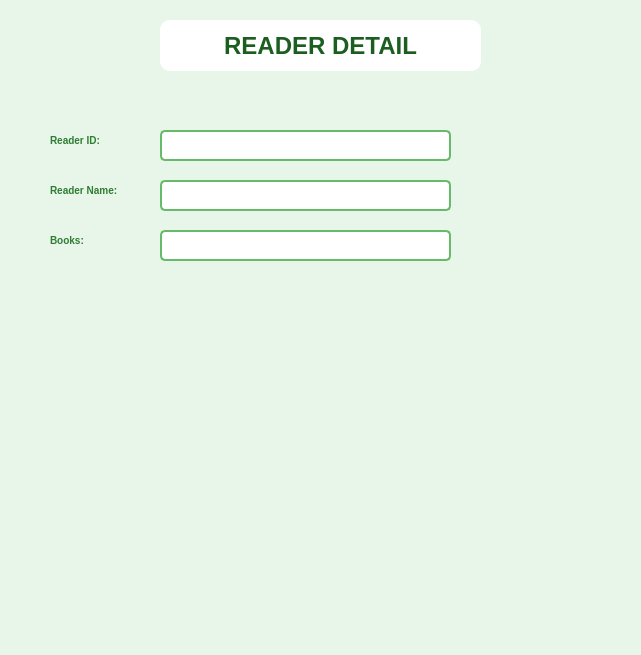
<?xml version="1.0" encoding="UTF-8"?>
<ui version="4.0">
 <class>MainWindow</class>
 <widget class="QMainWindow" name="MainWindow">
  <property name="geometry">
   <rect>
    <x>0</x>
    <y>0</y>
    <width>641</width>
    <height>655</height>
   </rect>
  </property>
  <property name="windowTitle">
   <string>MainWindow</string>
  </property>
  <property name="styleSheet">
   <string notr="true">QWidget {
    background-color: #E8F5E9; /* Xanh lá pastel nhẹ */
}</string>
  </property>
  <widget class="QWidget" name="centralwidget">
   <widget class="QLabel" name="label">
    <property name="geometry">
     <rect>
      <x>160</x>
      <y>20</y>
      <width>321</width>
      <height>51</height>
     </rect>
    </property>
    <property name="styleSheet">
     <string notr="true">QLabel {
    font-size: 24px;
    font-weight: bold;
    color: #1B5E20; /* Xanh lá đậm */
    background-color: white;
    padding: 10px;
    border-radius: 10px;
    text-align: center;
}</string>
    </property>
    <property name="text">
     <string>READER DETAIL</string>
    </property>
    <property name="alignment">
     <set>Qt::AlignCenter</set>
    </property>
   </widget>
   <widget class="QLabel" name="label_2">
    <property name="geometry">
     <rect>
      <x>50</x>
      <y>130</y>
      <width>91</width>
      <height>21</height>
     </rect>
    </property>
    <property name="styleSheet">
     <string notr="true">QLabel {
    font-size: 10px;
    font-weight: bold;
    color: #2E7D32; /* Xanh lá đậm */
}</string>
    </property>
    <property name="text">
     <string>Reader ID:</string>
    </property>
   </widget>
   <widget class="QLineEdit" name="lineEditReaderID">
    <property name="geometry">
     <rect>
      <x>160</x>
      <y>130</y>
      <width>291</width>
      <height>31</height>
     </rect>
    </property>
    <property name="styleSheet">
     <string notr="true">QLineEdit {
    background-color: #FFFFFF; /* Nền trắng */
    color: #1B5E20; /* Chữ xanh lá đậm */
    border-radius: 5px; /* Bo góc */
    padding: 6px 10px;
    font-size: 14px;
    font-weight: bold;
    border: 2px solid #66BB6A; /* Viền xanh lá nhạt */
}

/* Khi hover vào ô nhập */
QLineEdit:hover {
    background-color: #C8E6C9; /* Xanh lá nhạt */
    border: 2px solid #388E3C; /* Viền xanh lá đậm hơn */
}

/* Khi ô nhập có focus */
QLineEdit:focus {
    background-color: #A5D6A7; /* Màu xanh lá sáng khi nhập */
    border: 2px solid #2E7D32; /* Viền xanh lá đậm hơn */
}
</string>
    </property>
   </widget>
   <widget class="QLineEdit" name="lineEditReaderName">
    <property name="geometry">
     <rect>
      <x>160</x>
      <y>180</y>
      <width>291</width>
      <height>31</height>
     </rect>
    </property>
    <property name="styleSheet">
     <string notr="true">QLineEdit {
    background-color: #FFFFFF; /* Nền trắng */
    color: #1B5E20; /* Chữ xanh lá đậm */
    border-radius: 5px; /* Bo góc */
    padding: 6px 10px;
    font-size: 14px;
    font-weight: bold;
    border: 2px solid #66BB6A; /* Viền xanh lá nhạt */
}

/* Khi hover vào ô nhập */
QLineEdit:hover {
    background-color: #C8E6C9; /* Xanh lá nhạt */
    border: 2px solid #388E3C; /* Viền xanh lá đậm hơn */
}

/* Khi ô nhập có focus */
QLineEdit:focus {
    background-color: #A5D6A7; /* Màu xanh lá sáng khi nhập */
    border: 2px solid #2E7D32; /* Viền xanh lá đậm hơn */
}
</string>
    </property>
   </widget>
   <widget class="QLabel" name="label_3">
    <property name="geometry">
     <rect>
      <x>50</x>
      <y>180</y>
      <width>91</width>
      <height>21</height>
     </rect>
    </property>
    <property name="styleSheet">
     <string notr="true">QLabel {
    font-size: 10px;
    font-weight: bold;
    color: #2E7D32; /* Xanh lá đậm */
}</string>
    </property>
    <property name="text">
     <string>Reader Name:</string>
    </property>
   </widget>
   <widget class="QLineEdit" name="lineEditReaderBooks">
    <property name="geometry">
     <rect>
      <x>160</x>
      <y>230</y>
      <width>291</width>
      <height>31</height>
     </rect>
    </property>
    <property name="styleSheet">
     <string notr="true">QLineEdit {
    background-color: #FFFFFF; /* Nền trắng */
    color: #1B5E20; /* Chữ xanh lá đậm */
    border-radius: 5px; /* Bo góc */
    padding: 6px 10px;
    font-size: 14px;
    font-weight: bold;
    border: 2px solid #66BB6A; /* Viền xanh lá nhạt */
}

/* Khi hover vào ô nhập */
QLineEdit:hover {
    background-color: #C8E6C9; /* Xanh lá nhạt */
    border: 2px solid #388E3C; /* Viền xanh lá đậm hơn */
}

/* Khi ô nhập có focus */
QLineEdit:focus {
    background-color: #A5D6A7; /* Màu xanh lá sáng khi nhập */
    border: 2px solid #2E7D32; /* Viền xanh lá đậm hơn */
}
</string>
    </property>
   </widget>
   <widget class="QLabel" name="label_7">
    <property name="geometry">
     <rect>
      <x>50</x>
      <y>230</y>
      <width>91</width>
      <height>21</height>
     </rect>
    </property>
    <property name="styleSheet">
     <string notr="true">QLabel {
    font-size: 10px;
    font-weight: bold;
    color: #2E7D32; /* Xanh lá đậm */
}</string>
    </property>
    <property name="text">
     <string>Books:</string>
    </property>
   </widget>
   <widget class="QLabel" name="label_4">
    <property name="geometry">
     <rect>
      <x>-10</x>
      <y>-30</y>
      <width>651</width>
      <height>641</height>
     </rect>
    </property>
    <property name="text">
     <string/>
    </property>
    <property name="pixmap">
     <pixmap>../images/pic_readdetail.jpg</pixmap>
    </property>
    <property name="scaledContents">
     <bool>true</bool>
    </property>
   </widget>
   <zorder>label_4</zorder>
   <zorder>label</zorder>
   <zorder>label_2</zorder>
   <zorder>lineEditReaderID</zorder>
   <zorder>lineEditReaderName</zorder>
   <zorder>label_3</zorder>
   <zorder>lineEditReaderBooks</zorder>
   <zorder>label_7</zorder>
  </widget>
  <widget class="QMenuBar" name="menubar">
   <property name="geometry">
    <rect>
     <x>0</x>
     <y>0</y>
     <width>641</width>
     <height>18</height>
    </rect>
   </property>
  </widget>
  <widget class="QStatusBar" name="statusbar"/>
 </widget>
 <resources/>
 <connections/>
</ui>
